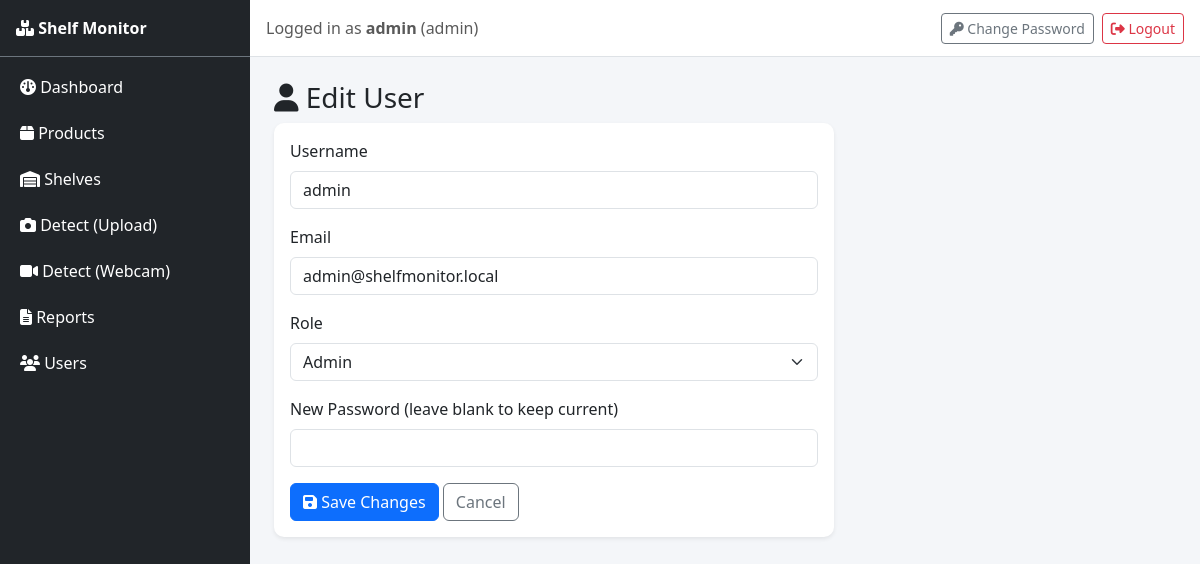
Screenshot of /users/1/edit (signed in) with the database file from the repository.
### app/models/user.py (models this page shows, shortened)
class User(UserMixin, db.Model):
    __tablename__ = "users"
    id = db.Column(db.Integer, primary_key=True)
    username = db.Column(db.String(80), unique=True, nullable=False)
    email = db.Column(db.String(120), unique=True, nullable=False)
    password_hash = db.Column(db.String(255), nullable=False)
    role = db.Column(db.Enum("admin", "staff", name="user_role"), default="staff", nullable=False)
    is_active_user = db.Column(db.Boolean, default=True)
    created_at = db.Column(db.DateTime, default=datetime.utcnow)
    last_login = db.Column(db.DateTime, nullable=True)
    def is_admin(self):
        return self.role == "admin"

### app/routes/users.py (the view, shortened to what this page needs)
@users_bp.route("/<int:user_id>/edit", methods=["GET", "POST"])
@login_required
@admin_required
def edit(user_id):
    user = User.query.get_or_404(user_id)
    return render_template("users/form.html", user=user, form_data=None)

### app/routes/users.py (called while the page is built)
def admin_required(view_func):
    @wraps(view_func)
    def wrapper(*args, **kwargs):
        if not current_user.is_admin():
            abort(403)
        return view_func(*args, **kwargs)
    return wrapper

### app/templates/users/form.html (shortened to what this page needs)
{% extends "base.html" %}
{% block content %}
<h3><i class="fa-solid fa-user"></i> {{ 'Edit User' if user else 'New User' }}</h3>
<div class="card shadow-sm" style="max-width: 560px;">
    <div class="card-body">
        <form method="POST">
            <div class="mb-3">
                <label class="form-label">Username</label>
                <input type="text" name="username" class="form-control"
                       value="{{ (form_data.username if form_data else user.username) or '' }}" required>
            </div>
            <div class="mb-3">
                <label class="form-label">Email</label>
                <input type="email" name="email" class="form-control"
                       value="{{ (form_data.email if form_data else user.email) or '' }}" required>
            </div>
            <div class="mb-3">
                <label class="form-label">Role</label>
                <select name="role" class="form-select">
                    {% set current_role = (form_data.role if form_data else (user.role if user else 'staff')) %}
                    <option value="admin" {% if current_role == 'admin' %}selected{% endif %}>Admin</option>
                </select>
            </div>
            <div class="mb-3">
                <label class="form-label">{{ 'New Password (leave blank to keep current)' if user else 'Password' }}</label>
                <input type="password" name="password" class="form-control" {{ 'required' if not user else '' }}>
            </div>
            <button type="submit" class="btn btn-primary">
                <i class="fa-solid fa-floppy-disk"></i> {{ 'Save Changes' if user else 'Create User' }}
            </button>
            <a href="{{ url_for('users.index') }}" class="btn btn-outline-secondary">Cancel</a>
        </form>
    </div>
</div>
{% endblock %}

### app/templates/base.html (shortened to what this page needs)
<!DOCTYPE html>
<html lang="en">
<head>
    <link href="https://cdn.jsdelivr.net/npm/bootstrap@5.3.3/dist/css/bootstrap.min.css" rel="stylesheet">
    <link rel="stylesheet" href="https://cdnjs.cloudflare.com/ajax/libs/font-awesome/6.5.1/css/all.min.css">
    <link rel="stylesheet" href="{{ url_for('static', filename='css/style.css') }}">
</head>
<body>
{% if current_user.is_authenticated %}
<div class="d-flex" id="wrapper">
    <div class="sidebar bg-dark text-white" id="sidebar">
        <div class="sidebar-header p-3 border-bottom border-secondary">
            <i class="fa-solid fa-boxes-stacked"></i> <strong>Shelf Monitor</strong>
        </div>
        <ul class="nav flex-column p-2">
            <li class="nav-item"><a class="nav-link text-white" href="{{ url_for('dashboard.index') }}"><i class="fa-solid fa-gauge"></i> Dashboard</a></li>
            <li class="nav-item"><a class="nav-link text-white" href="{{ url_for('products.index') }}"><i class="fa-solid fa-box"></i> Products</a></li>
            <li class="nav-item"><a class="nav-link text-white" href="{{ url_for('shelves.index') }}"><i class="fa-solid fa-warehouse"></i> Shelves</a></li>
            <li class="nav-item"><a class="nav-link text-white" href="{{ url_for('detection.upload') }}"><i class="fa-solid fa-camera"></i> Detect (Upload)</a></li>
            <li class="nav-item"><a class="nav-link text-white" href="{{ url_for('detection.webcam') }}"><i class="fa-solid fa-video"></i> Detect (Webcam)</a></li>
            <li class="nav-item"><a class="nav-link text-white" href="{{ url_for('reports.index') }}"><i class="fa-solid fa-file-lines"></i> Reports</a></li>
            {% if current_user.is_admin() %}
            <li class="nav-item"><a class="nav-link text-white" href="{{ url_for('users.index') }}"><i class="fa-solid fa-users"></i> Users</a></li>
            {% endif %}
        </ul>
    </div>
    <div class="flex-grow-1">
        <nav class="navbar navbar-light bg-white border-bottom px-3">
            <span class="navbar-text">Logged in as <strong>{{ current_user.username }}</strong> ({{ current_user.role }})</span>
            <a href="{{ url_for('users.change_password') }}" class="btn btn-outline-secondary btn-sm ms-auto me-2"><i class="fa-solid fa-key"></i> Change Password</a>
            <a href="{{ url_for('auth.logout') }}" class="btn btn-outline-danger btn-sm"><i class="fa-solid fa-right-from-bracket"></i> Logout</a>
        </nav>
        <div class="container-fluid p-4">
            {% block content %}{% endblock %}
        </div>
    </div>
</div>
{% else %}
    {% include 'partials/_flash.html' %}
    {% block guest_content %}{% endblock %}
{% endif %}
</body>
</html>

### app/static/css/style.css (style rules this page uses)
body { background-color: #f4f6f9; }
#sidebar { width: 250px; min-height: 100vh; }
#sidebar .nav-link { padding: 10px 12px; border-radius: 6px; margin-bottom: 2px; }
.card { border: none; border-radius: 10px; }

### rows the page displays
User: username "admin", role "admin", email "admin@shelfmonitor.local"

### other values shown
{{ 'Edit User' if user else 'New User' }} "Edit User"
{{ 'New Password (leave blank to keep current)' if user else 'Password' }} "New Password (leave blank to keep current)"
{{ 'Save Changes' if user else 'Create User' }} "Save Changes"
